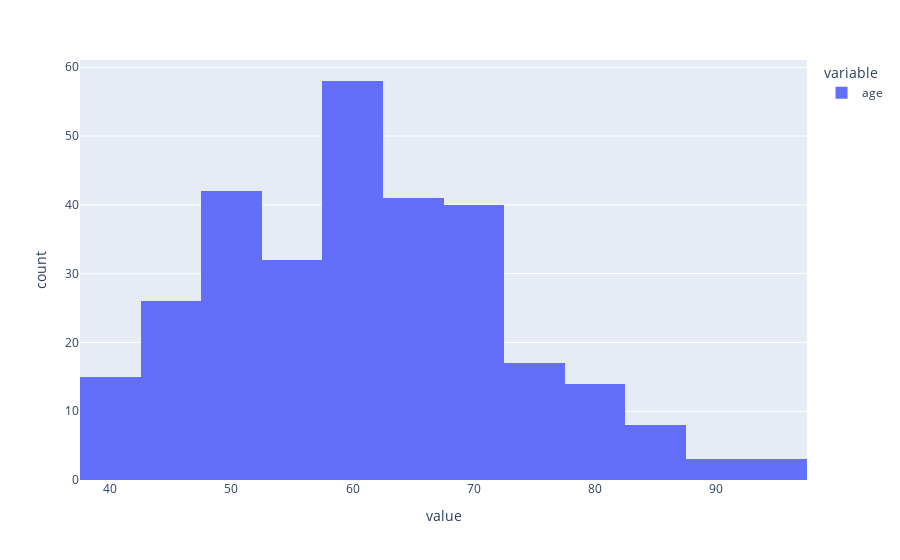

Source (notebook cell):
### Markdown cell above
### making statistical sense of our data

### Code cell
px.histogram(df.age)

### Figure 1 — Plotly figure (JSON) as saved in the notebook; plotly's stock layout.template omitted (floating-point values rounded to 4 significant figures; data arrays with more than 128 entries replaced by an {"elided": "..."} marker saying what was removed)
{"data": [{"alignmentgroup": "True", "bingroup": "x", "hovertemplate": "variable=age<br>value=%{x}<br>count=%{y}<extra></extra>", "legendgroup": "age", "marker": {"color": "#636efa", "pattern": {"shape": ""}}, "name": "age", "offsetgroup": "age", "orientation": "v", "showlegend": true, "type": "histogram", "x": {"elided": "299 float values"}, "xaxis": "x", "yaxis": "y"}], "layout": {"autosize": true, "barmode": "relative", "legend": {"title": {"text": "variable"}, "tracegroupgap": 0}, "margin": {"t": 60}, "xaxis": {"anchor": "y", "autorange": true, "domain": [0, 1], "range": [37.5, 97.5], "title": {"text": "value"}, "type": "linear"}, "yaxis": {"anchor": "x", "autorange": true, "domain": [0, 1], "range": [0, 61.05], "title": {"text": "count"}}}}
